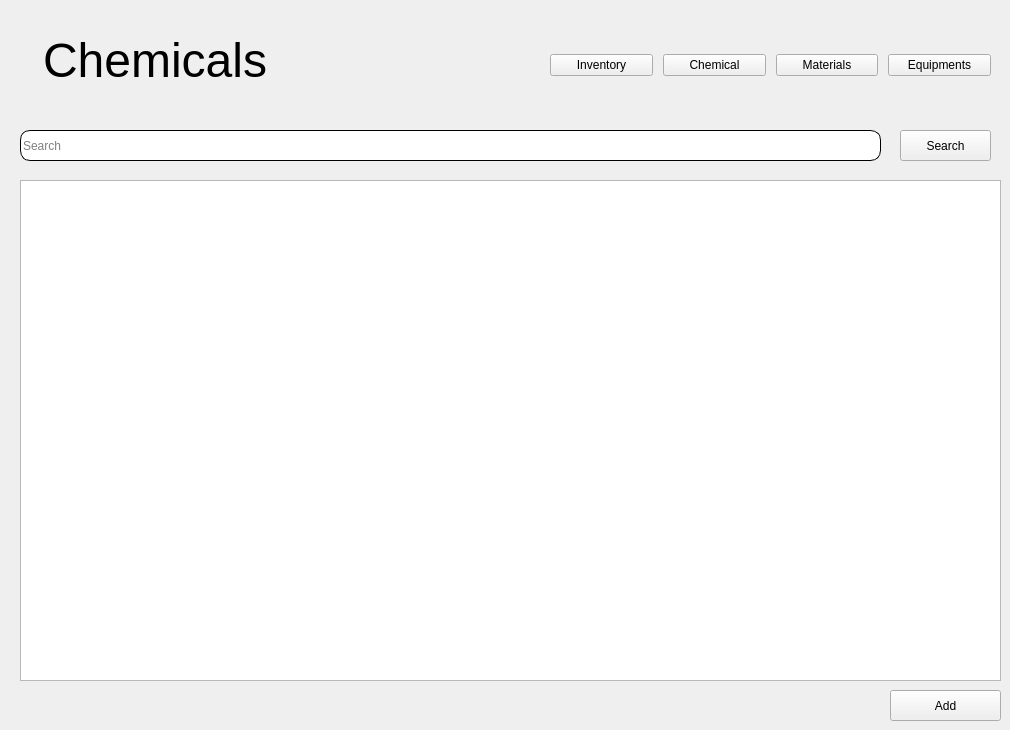
    <widget class="QWidget" name="chemicalsPage">
     <widget class="QLineEdit" name="chemicalSearch">
      <property name="geometry">
       <rect>
        <x>20</x>
        <y>130</y>
        <width>861</width>
        <height>31</height>
       </rect>
      </property>
      <property name="styleSheet">
       <string notr="true">border: 1px solid black;
border-radius: 10px;
padding-right: 100px</string>
      </property>
      <property name="text">
       <string/>
      </property>
      <property name="frame">
       <bool>false</bool>
      </property>
      <property name="echoMode">
       <enum>QLineEdit::Normal</enum>
      </property>
      <property name="cursorPosition">
       <number>0</number>
      </property>
      <property name="placeholderText">
       <string>Search</string>
      </property>
     </widget>
     <widget class="QLabel" name="label_12">
      <property name="geometry">
       <rect>
        <x>40</x>
        <y>20</y>
        <width>251</width>
        <height>81</height>
       </rect>
      </property>
      <property name="lineWidth">
       <number>0</number>
      </property>
      <property name="text">
       <string>&lt;html&gt;&lt;head/&gt;&lt;body&gt;&lt;p&gt;&lt;span style=&quot; font-size:36pt;&quot;&gt;Chemicals&lt;/span&gt;&lt;/p&gt;&lt;/body&gt;&lt;/html&gt;</string>
      </property>
      <property name="scaledContents">
       <bool>false</bool>
      </property>
      <property name="indent">
       <number>3</number>
      </property>
     </widget>
     <widget class="QWidget" name="layoutWidget_2">
      <property name="geometry">
       <rect>
        <x>550</x>
        <y>40</y>
        <width>441</width>
        <height>51</height>
       </rect>
      </property>
      <layout class="QHBoxLayout" name="horizontalLayout_4">
       <property name="spacing">
        <number>10</number>
       </property>
       <property name="sizeConstraint">
        <enum>QLayout::SetDefaultConstraint</enum>
       </property>
       <item>
        <widget class="QPushButton" name="cheminventoryBtn">
         <property name="text">
          <string>Inventory</string>
         </property>
        </widget>
       </item>
       <item>
        <widget class="QPushButton" name="chemchemicalBtn">
         <property name="text">
          <string>Chemical</string>
         </property>
        </widget>
       </item>
       <item>
        <widget class="QPushButton" name="chemmaterialsBtn">
         <property name="styleSheet">
          <string notr="true"/>
         </property>
         <property name="text">
          <string>Materials</string>
         </property>
        </widget>
       </item>
       <item>
        <widget class="QPushButton" name="chemequipmentBtn">
         <property name="text">
          <string>Equipments</string>
         </property>
        </widget>
       </item>
      </layout>
     </widget>
     <widget class="QTableWidget" name="chemicalTable">
      <property name="geometry">
       <rect>
        <x>20</x>
        <y>180</y>
        <width>981</width>
        <height>501</height>
       </rect>
      </property>
      <property name="lineWidth">
       <number>-1</number>
      </property>
     </widget>
     <widget class="QPushButton" name="chemicalsearchBtn">
      <property name="geometry">
       <rect>
        <x>900</x>
        <y>130</y>
        <width>91</width>
        <height>31</height>
       </rect>
      </property>
      <property name="text">
       <string>Search</string>
      </property>
      <property name="icon">
       <iconset resource="icons.qrc">
        <normaloff>:/newPrefix/165329.png</normaloff>:/newPrefix/165329.png</iconset>
      </property>
     </widget>
     <widget class="QPushButton" name="chemicalsAddBtn">
      <property name="geometry">
       <rect>
        <x>890</x>
        <y>690</y>
        <width>111</width>
        <height>31</height>
       </rect>
      </property>
      <property name="text">
       <string>Add</string>
      </property>
     </widget>
    </widget>
